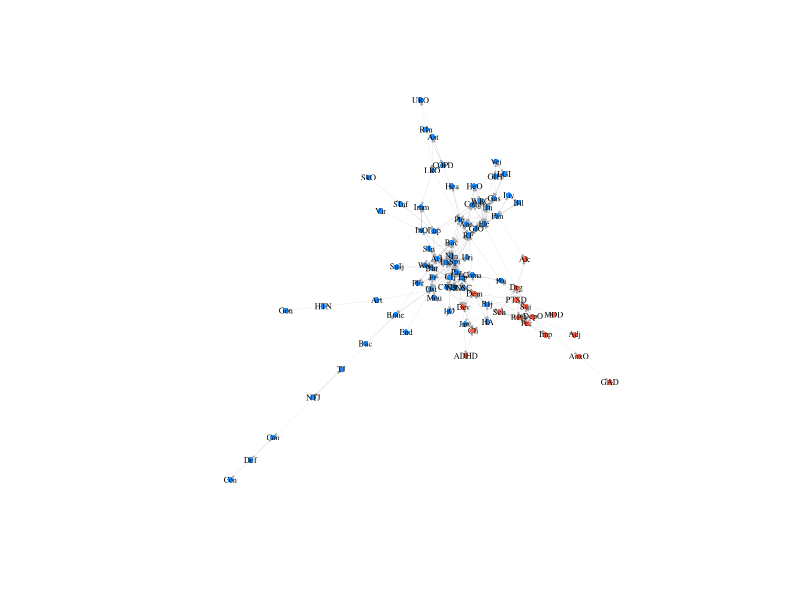

This chart was generated by the following R code:
#code to do quick visualization of data
library(igraph)
oddsmat <- as.matrix(read.csv('comorbidity_odds_matrix.csv', row.names=1))
shortnamevec <- c("Her","Def","Adj","Ane","Ast","ADHD","Bac","Bil","Bur",
                  "NIn","CVD","COPD","Ulc","Coag","Coma","CIj",
                  "Dem","Dev","Art","Mou","Hea","Uri","Vei","WBC",
                  "Lip","Jaw","Ch","Ear","Ep","Eye","Ele",
                  "Fr","GIH","Gou","HA","NSC","HTN","Imm","Imp",
                  "ArI","IIn","BIj","TJ","Liv","LGI","Myc",
                  "NTJ","Gas","Nut","Wou","Ost","Bone","Con","End",
                  "GIO","HeO","InO","SInf","IjO","LRO","NSO",
                  "NuO","SkO","URO","Pan","Par","PFr","Per","Ple",
                  "Poi","RF","RIn","SIn","Spi","Bac","Spr","Sui",
                  "SuIj","Lup","Thy","UGI","Vir","Alc","Drg","Sch","MDD",
                  "BPD","PTSD","DepO","AnxO","GAD","DM","Neo","Con","Gen")
whichpsych <- c(3,6,17, 18, 27, 39, 68 ,77 ,83 ,84 ,85, 86, 87, 88, 89, 90, 91)
row.names(oddsmat) <- colnames(oddsmat) <- shortnamevec
G.oddsmat <- graph_from_adjacency_matrix(t(oddsmat), mode = 'directed', diag = F, weighted = T)
namevec <- row.names(oddsmat)
V(G.oddsmat)$color <- 'DodgerBlue'
V(G.oddsmat)$color[V(G.oddsmat)$name %in% namevec[whichpsych]] <- 'tomato'
G.oddsmat.2 <- delete_edges(G.oddsmat, E(G.oddsmat)[weight<1])
G.oddsmat.3 <- decompose(G.oddsmat.2, min.vertices=3)[[1]]
plot(G.oddsmat.3, vertex.size=3, edge.arrow.size = 0.1, vertex.label.cex=0.5, 
vertex.frame.color = 0/0, edge.width = E(G.oddsmat.3)$weight/10,vertex.label.color='black')